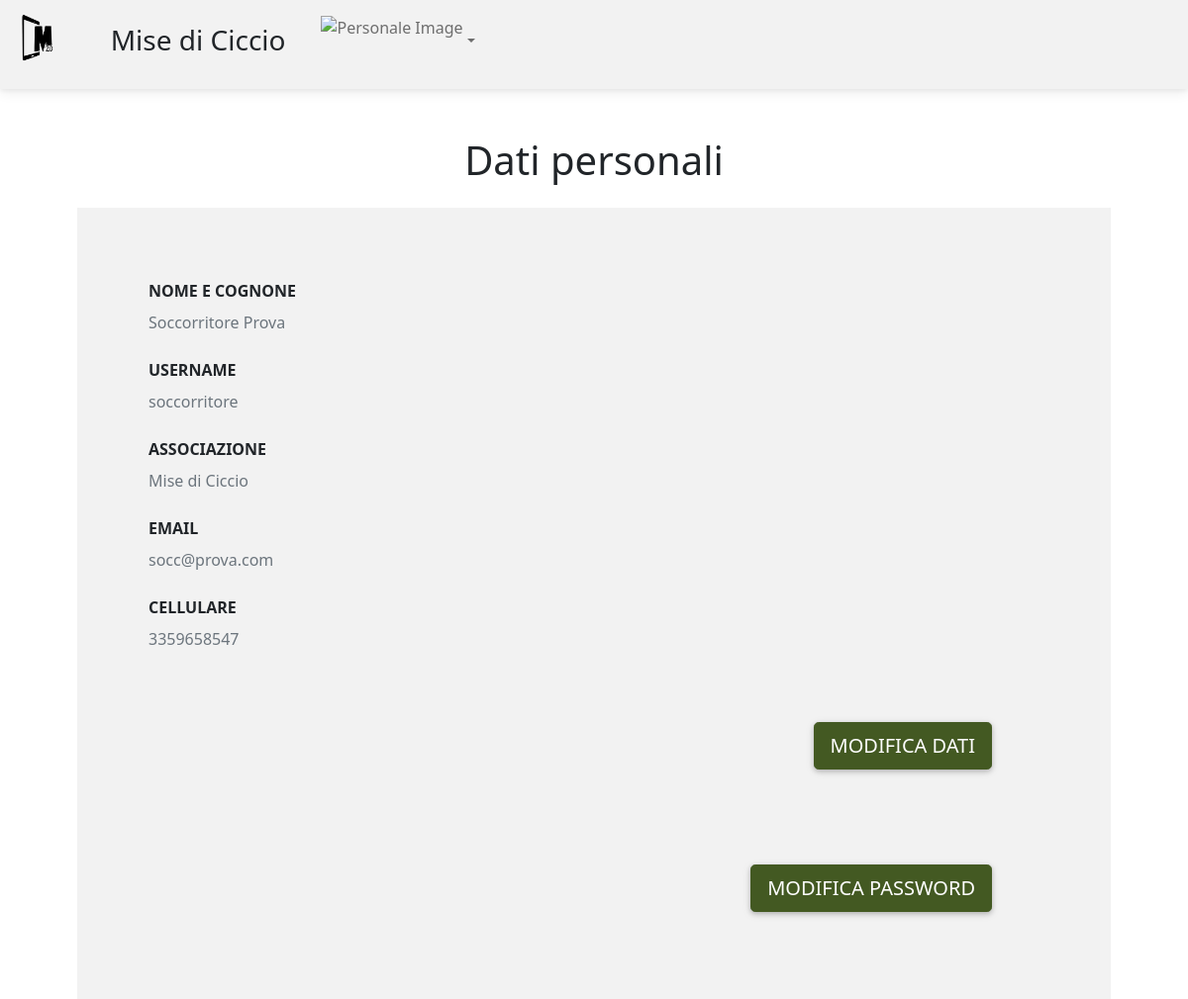
The app's page /dati/ (signed in) with its own data.
### scheda/models.py (models this page shows, shortened)
class MyUser(AbstractUser):
    username = models.CharField(max_length=30, unique=True,
        help_text= ('Required. 30 characters or fewer. Letters, digits and '
                    '@/./+/-/_ only.'))
    is_active = models.BooleanField(default=True)
    staff = models.BooleanField(default=False) # a admin user; non super-user
    admin = models.BooleanField(default=False) # a superuser
    is_operator = models.BooleanField(default=False)
    corporation = models.CharField(max_length=30, blank=True)
    phone = models.CharField(max_length=30, blank=True)
    USERNAME_FIELD = 'username'
    REQUIRED_FIELDS = [] # Email & Password are required by default.
    objects = UserManager()

### templates/dati.html (shortened to what this page needs)
{% extends 'base.html' %}
{% load static %}
{% block content %}
<nav class="navbar navbar-expand-sm bg-light navbar-light">
  <ul class="navbar-nav">
      <li class="nav-item">
          <div class="container">
              <a class="navbar-brand" href="#">
                <img
                  src="{% static 'img/logoHCI.png' %}"
                  height="50"
                  loading="lazy"
                />
              </a>
          </div>
      </li>
      <li class="nav-item">
          <div class="container ms-0 p-3">
              <h3>{{request.user.corporation}}</h3>
          </div>
      </li>
      <li class="nav-item">
          <div class="container-fluid">
              <ul class="navbar-nav">
                <li class="nav-item dropdown">
                  <a
                    class="nav-link dropdown-toggle d-flex align-items-center"
                    href="#"
                    id="navbarDropdownMenuLink"
                    role="button"
                    data-mdb-toggle="dropdown"
                    aria-expanded="false"
                  >
                    <img
                      src="https://mdbcdn.b-cdn.net/img/Photos/Avatars/img (31).webp"
                      class="square"
                      height="50"
                      alt="Personale Image"
                      loading="lazy"
                    />
                  </a>
                </li>
              </ul>
          </div>
      </li>
  </ul>
</nav>
<div class="container mt-5 text-center bg-white">
  <h1 class="m-3">Dati personali</h1>
</div>
<div class="container pt-2 ps-5 pe-5" >
  <div class="p-5 pb-3 m-0 bg-light">
    <div class="col-12 d-flex flex-column" >
      <ul class="list-unstyled font-small m-4">
        <li>
          <p class="text-uppercase mb-2"><strong>Nome e Cognone</strong></p>
          <p class="text-muted mb-4">{{ request.user.first_name }} {{ request.user.last_name }}</p>
        </li>
        <li>
          <p class="text-uppercase mb-2"><strong>Username</strong></p>
          <p class="text-muted mb-4">{{ request.user.username }}</p>
        </li>
        <li>
          <p class="text-uppercase mb-2"><strong>Associazione</strong></p>
          <p class="text-muted mb-4">{{ request.user.corporation }}</p>
        </li>
        <li>
          <p class="text-uppercase mb-2"><strong>Email</strong></p>
          <p class="text-muted mb-4">{{ request.user.email }}</p>
        </li>
        <li>
          <p class="text-uppercase mb-2"><strong>Cellulare</strong></p>
          <p class="text-muted mb-4">{{ request.user.phone }}</p>
        </li>
        <li>
            <div class="container p-5 d-flex justify-content-end">
              <button type="button" class="btn btn-primary btn-lg" data-mdb-toggle="modal" data-mdb-target="#modificautente" id="modalbutton">
                Modifica dati
            </button>
            </div>
            <div class="container p-5 d-flex justify-content-end">
              <button type="button" class="btn btn-primary btn-lg" data-mdb-toggle="modal" data-mdb-target="#mod_password" id="modalpassword">
                Modifica password
            </button>
            </div>
        </li>
      </ul>
    </div>
  </div>
</div>
{% endblock %}
{% block scripts %}
<link rel="stylesheet" href="https://cdnjs.cloudflare.com/ajax/libs/bootstrap-select/1.13.1/css/bootstrap-select.css" />
{% endblock %}

### records on screen
MyUser: user.corporation "Mise di Ciccio", user.first_name "Soccorritore", user.last_name "Prova", user.username "soccorritore", user.email "socc@prova.com", user.phone "3359658547"
